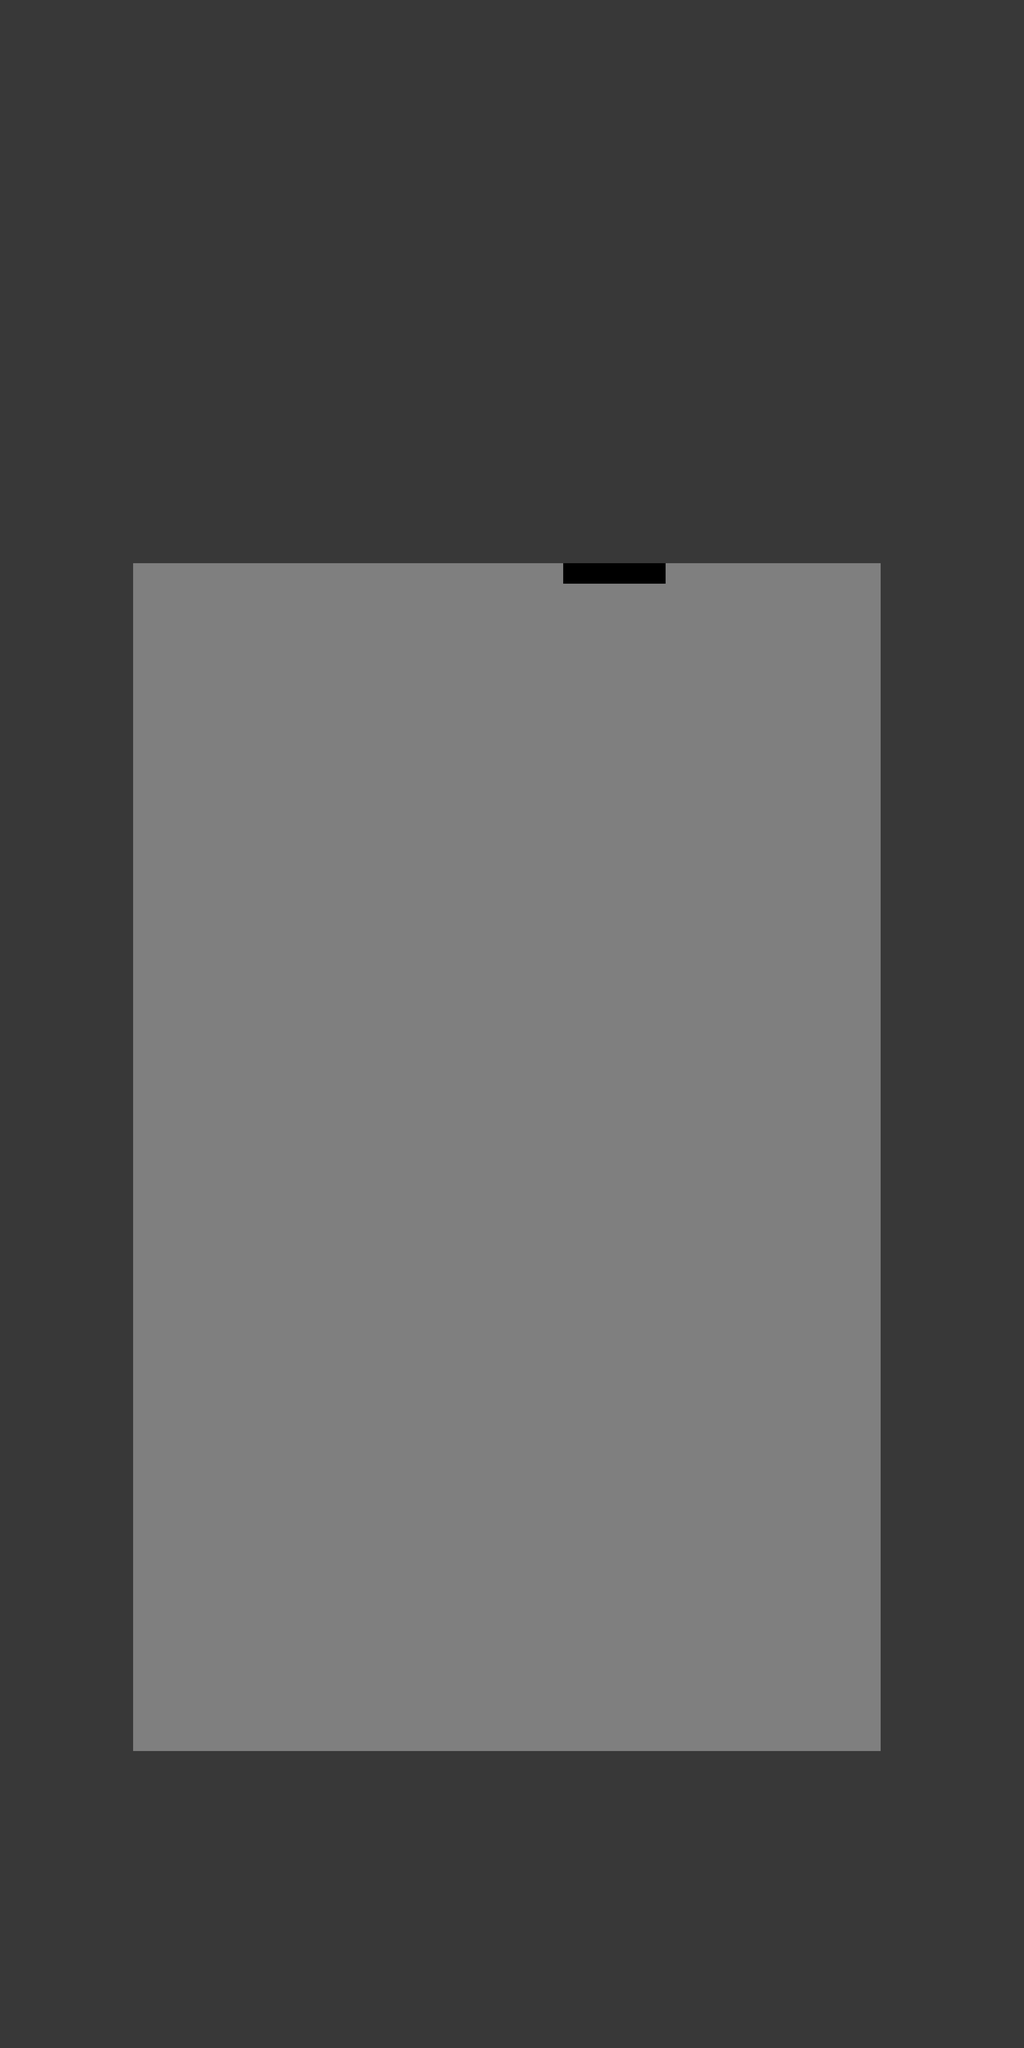

This is a level from a 2D game, rendered from its Tiled map with the project's own tilesets. A one-line summary and the map file follow, with tile-layer data summarised:
An orthogonal 100x200 tile map with 32x32 px tiles, 3 tile layers (background, entrance, walls), 6 tilesets.

<map version="1.10" tiledversion="1.10.2" orientation="orthogonal" renderorder="right-down" width="100" height="200" tilewidth="32" tileheight="32" infinite="0" nextlayerid="5" nextobjectid="1">
 <tileset firstgid="1" source="background.tsx" />
 <tileset firstgid="2" name="walls" tilewidth="32" tileheight="32" tilecount="1" columns="1">
  <image source="wall.png" width="32" height="32" />
 </tileset>
 <tileset firstgid="3" source="entrance_walls.tsx" />
 <tileset firstgid="4" source="main.tsx" />
 <tileset firstgid="5" name="grey_background" tilewidth="16" tileheight="16" tilecount="1" columns="1">
  <image source="darker_grey_background.png" width="16" height="16" />
 </tileset>
 <tileset firstgid="6" source="large dark grey.tsx" />
 <layer id="4" name="background" width="100" height="200">
  <data>[20000 cells, 20000 non-empty, 1 distinct tile ids]</data>
 </layer>
 <layer id="3" name="entrance" width="100" height="200">
  <data>[20000 cells, 40 non-empty, 1 distinct tile ids]</data>
 </layer>
 <layer id="2" name="walls" width="100" height="200">
  <data>[20000 cells, 11532 non-empty, 1 distinct tile ids]</data>
 </layer>
</map>
